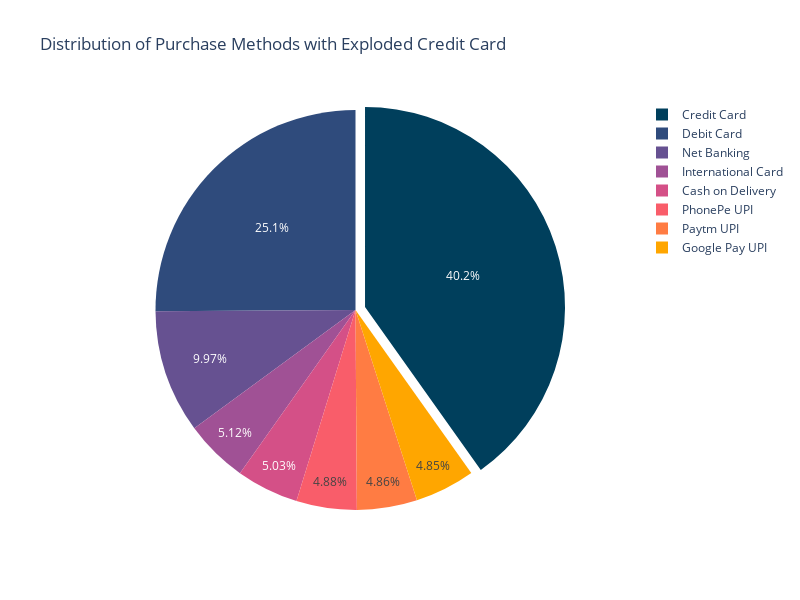

Notebook code for this chart:
### Markdown cell above
<h5 style="text-align: left; font-family: 'Jetbrains Mono'; color: black;"><b>3.2. PIE & LINE CHART: PURCHASE METHOD</b></h5>

### Code cell
purchase_method_counts = df['Purchase Method'].value_counts()
color_sequence = [
    '#003f5c', '#2f4b7c', '#665191', '#a05195', 
    '#d45087', '#f95d6a', '#ff7c43', '#ffa600'
]

pull_values = [0.05 if method == "Credit Card" else 0 for method in purchase_method_counts.index]

fig = go.Figure(
    data=[go.Pie(
        labels=purchase_method_counts.index, 
        values=purchase_method_counts.values,
        marker=dict(colors=color_sequence),
        pull=pull_values, 
    )]
)


fig.update_layout(
    title='Distribution of Purchase Methods with Exploded Credit Card',
    width=800,  
    height=600  
)

fig.show()

### Figure 1 — Plotly figure (JSON) as saved in the notebook; plotly's stock layout.template omitted (floating-point values rounded to 4 significant figures)
{"data": [{"labels": ["Credit Card", "Debit Card", "Net Banking", "International Card", "Cash on Delivery", "PhonePe UPI", "Paytm UPI", "Google Pay UPI"], "marker": {"colors": ["#003f5c", "#2f4b7c", "#665191", "#a05195", "#d45087", "#f95d6a", "#ff7c43", "#ffa600"]}, "pull": [0.05, 0, 0, 0, 0, 0, 0, 0], "type": "pie", "values": [22096, 13809, 5485, 2815, 2768, 2683, 2674, 2670]}], "layout": {"height": 600, "title": {"text": "Distribution of Purchase Methods with Exploded Credit Card"}, "width": 800}}
